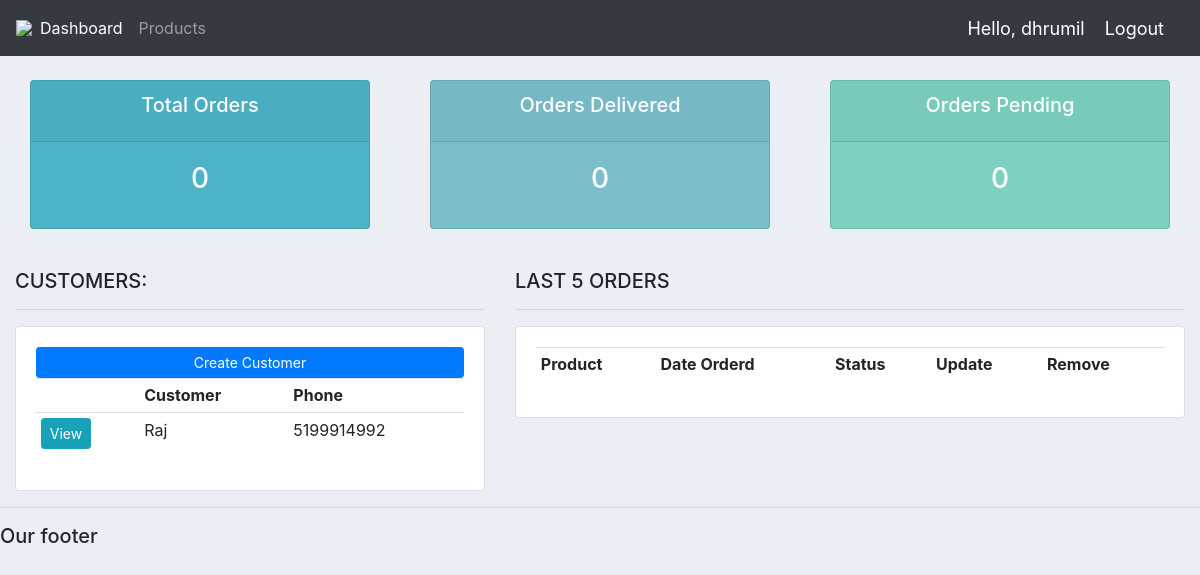
Page / (signed in) on the earlier database version.
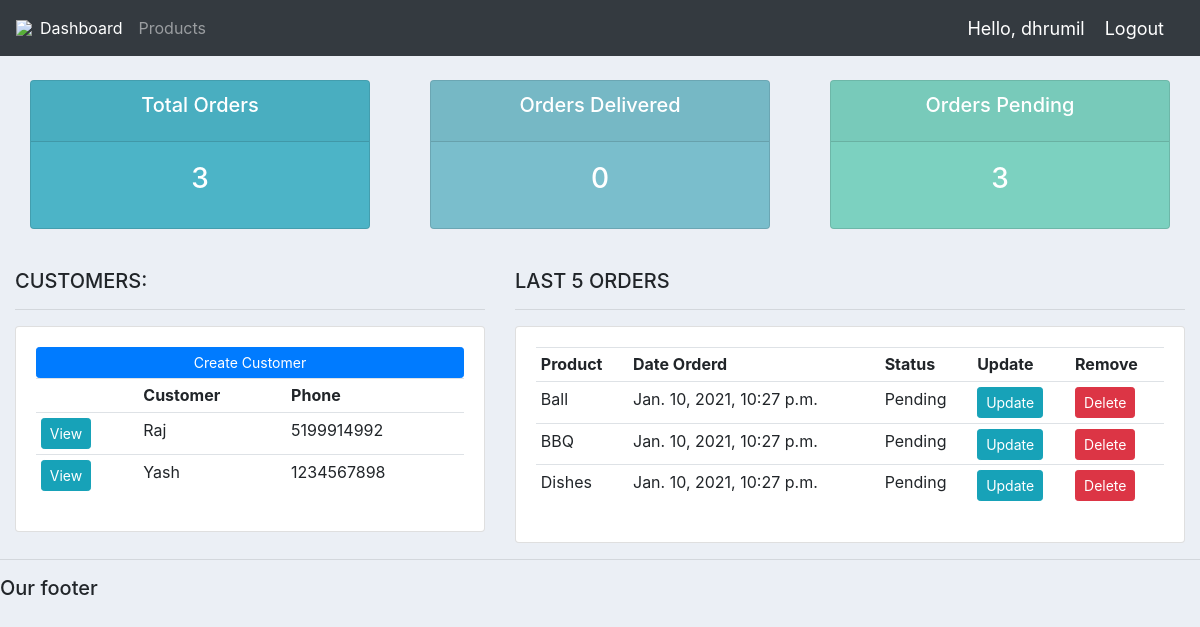
Same page on the later database version.
### accounts/models.py (models this page shows, shortened)
class Customer(models.Model):
	name = models.CharField(max_length=200, null=True)
	phone = models.CharField(max_length=200, null=True)
	email = models.CharField(max_length=200, null=True)
	date_created = models.DateTimeField(auto_now_add=True, null=True)

class Order(models.Model):
	STATUS = (
			('Pending', 'Pending'),
			('Out for delivery', 'Out for delivery'),
			('Delivered', 'Delivered'),
			)
	customer = models.ForeignKey(Customer, null=True, on_delete= models.SET_NULL)
	product = models.ForeignKey(Product, null=True, on_delete= models.SET_NULL)
	date_created = models.DateTimeField(auto_now_add=True, null=True)
	status = models.CharField(max_length=200, null=True, choices=STATUS)
	note = models.CharField(max_length=1000, null=True)

class Product(models.Model):
	CATEGORY = (
			('Indoor', 'Indoor'),
			('Out Door', 'Out Door'),
			)
	name = models.CharField(max_length=200, null=True)
	price = models.FloatField(null=True)
	category = models.CharField(max_length=200, null=True, choices=CATEGORY)
	description = models.CharField(max_length=200, null=True, blank=True)
	date_created = models.DateTimeField(auto_now_add=True, null=True)
	tags = models.ManyToManyField(Tag)
	def __str__(self):
		return self.name

### accounts/views.py (the view)
# urls.py: path('', views.home, name="home"),
@login_required(login_url='login')
def home(request):
	orders = Order.objects.all()
	customers = Customer.objects.all()
	total_customers = customers.count()
	total_orders = orders.count()
	delivered = orders.filter(status='Delivered').count()
	pending = orders.filter(status='Pending').count()
	context = {'orders':orders, 'customers':customers,
	'total_orders':total_orders,'delivered':delivered,
	'pending':pending }
	return render(request, 'accounts/dashboard.html', context)

### accounts/templates/accounts/dashboard.html
{%  extends 'accounts/main.html' %}
{% block content %}
{%  include 'accounts/status.html' %}
<br>
<div class="row">
	<div class="col-md-5">
		<h5>CUSTOMERS:</h5>
		<hr>
		<div class="card card-body">
			<a class="btn btn-primary  btn-sm btn-block" href="">Create Customer</a>
			<table class="table table-sm">
				<tr>
					<th></th>
					<th>Customer</th>
					<th>Phone</th>
				</tr>
				{% for customer in customers %}
					<tr>
						<td><a class="btn btn-sm btn-info" href="{% url 'customer' customer.id %}">View</a></td>
						<td>{{customer.name}}</td>
						<td>{{customer.phone}}</td>
					</tr>
				{% endfor %}
			</table>
		</div>
	</div>
	<div class="col-md-7">
		<h5>LAST 5 ORDERS</h5>
		<hr>
		<div class="card card-body">
			<table class="table table-sm">
				<tr>
					<th>Product</th>
					<th>Date Orderd</th>
					<th>Status</th>
					<th>Update</th>
					<th>Remove</th>
				</tr>
				{% for order in orders %}
					<tr>
						<td>{{order.product}}</td>
						<td>{{order.date_created}}</td>
						<td>{{order.status}}</td>
						<td><a class="btn btn-sm btn-info" href="{% url 'update_order' order.id %}">Update</a></td>
						<td><a class="btn btn-sm btn-danger" href="{% url 'delete_order' order.id %}">Delete</a></td>
					</tr>
				{% endfor %}
			</table>
		</div>
	</div>
</div>
{% endblock %}

### accounts/templates/accounts/main.html (shortened to what this page needs)
{% load static %}
<!DOCTYPE html>
<html>
<head>
	<link rel="stylesheet" href="https://stackpath.bootstrapcdn.com/bootstrap/4.3.1/css/bootstrap.min.css">
	<link rel="stylesheet" type="text/css" href="{% static '/css/main.css' %}">
</head>
<body>
	{%  include 'accounts/navbar.html' %}
	<div class="container-fluid">
	{% block content %}
	{% endblock %}
    </div>
	<hr>
	<h5>Our footer</h5>
</body>
</html>

### accounts/templates/accounts/navbar.html (shortened to what this page needs)
{% load static %}
<nav class="navbar navbar-expand-lg navbar-dark bg-dark">
 <img src="{% static 'images/logo.png' %}">
  <div class="collapse navbar-collapse" id="navbarNav">
    <ul class="navbar-nav">
      <li class="nav-item active">
        <a class="nav-link" href="{% url 'home' %}">Dashboard</a>
      </li>
      <li class="nav-item">
        <a class="nav-link" href="{% url 'products' %}">Products</a>
      </li>
    </ul>
  </div>
  <span class="hello-msg">Hello, {{request.user}}</span>
  <span ><a  class="hello-msg" href="{% url 'logout' %}">Logout</a></span>
</nav>

### accounts/templates/accounts/status.html
<br>
<div class="row">
	<div class="col">
		<div class="col-md">
			<div class="card text-center text-white  mb-3" id="total-orders">
			  	<div class="card-header">
			  		<h5 class="card-title">Total Orders</h5>
			  	</div>
			  	<div class="card-body">
			    	<h3 class="card-title">{{total_orders}}</h3>
			  	</div>
			</div>
		</div>
	</div>
	<div class="col">
		<div class="col-md">
			<div class="card text-center text-white  mb-3" id="orders-delivered">
			  	<div class="card-header">
			  		<h5 class="card-title">Orders Delivered</h5>
			  	</div>
			  	<div class="card-body">
			    	<h3 class="card-title">{{delivered}}</h3>
			  	</div>
			</div>
		</div>
	</div>
	<div class="col">
		<div class="col-md">
			<div class="card text-center text-white  mb-3" id="orders-pending">
			  	<div class="card-header">
			  		<h5 class="card-title">Orders Pending</h5>
			  	</div>
			  	<div class="card-body">
			    	<h3 class="card-title">{{pending}}</h3>
			  	</div>
			</div>
		</div>
	</div>
</div>

### static/css/main.css (style rules this page uses)
body { background-color: #ebeff5; }
#total-orders { background-color: #4cb4c7; }
#orders-delivered { background-color: #7abecc; }
#orders-pending { background-color: #7CD1C0; }

### accounts/templates/accounts/navbar.html (style rules this page uses)
.hello-msg { font-size: 18px; color: #fff; margin-right: 20px; }

Differences in the rows shown:
added Customer: name "Yash", phone "1234567898"
added Order: product "Ball", date_created "Jan. 10, 2021, 10:27 p.m.", status "Pending"
added Order: product "BBQ", date_created "Jan. 10, 2021, 10:27 p.m.", status "Pending"
added Order: product "Dishes", date_created "Jan. 10, 2021, 10:27 p.m.", status "Pending"
Other differences:
{{ total_orders }}: "0" → "3"
{{ pending }}: "0" → "3"
